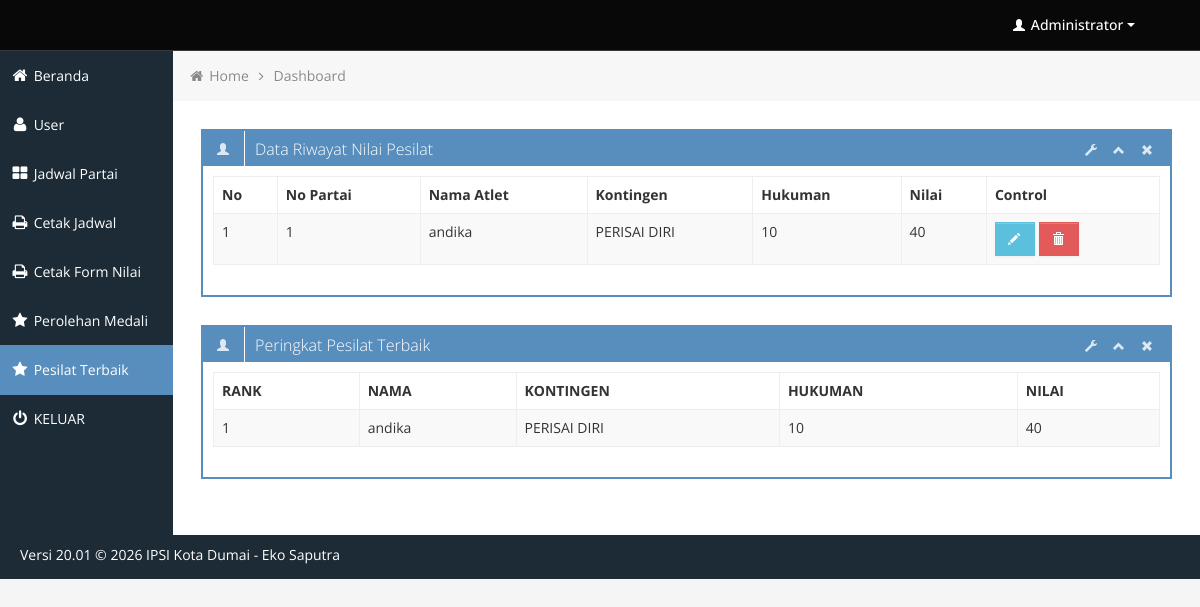
/admin/mvp.php (signed in), run on the app's committed database.
### tables this page shows
CREATE TABLE `nilai_atlet` (
  `id_nilaiatlet` int(11) NOT NULL,
  `no_partai` varchar(5) NOT NULL,
  `nama` varchar(75) NOT NULL,
  `kontingen` varchar(100) NOT NULL,
  `hukuman` varchar(5) NOT NULL DEFAULT '0',
  `nilai` varchar(5) NOT NULL DEFAULT '0'
);

### admin/mvp.php (the view, shortened to what this page needs)
<?php
	include 'includes/connection.php';
	$sqlriwayatnilai = "SELECT * FROM nilai_atlet ORDER BY no_partai ASC";
	$riwayatnilai = mysqli_query($koneksi, "$sqlriwayatnilai");
	$sqlatletmvp = "SELECT nama,kontingen, SUM(hukuman) as total_hukuman, SUM(nilai) as total_nilai from nilai_atlet GROUP BY kontingen,nama ORDER BY SUM(nilai) DESC";
	$datamvp = mysqli_query($koneksi, "$sqlatletmvp");
?>
<div class="row-fluid sortable">
	<div class="box span12">
		<div class="box-header" data-original-title>
			<h2><i class="halflings-icon white user"></i><span class="break"></span>Data Riwayat Nilai Pesilat</h2>
			<div class="box-icon">
				<a href="#" class="btn-setting"><i class="halflings-icon white wrench"></i></a>
				<a href="#" class="btn-minimize"><i class="halflings-icon white chevron-up"></i></a>
				<a href="#" class="btn-close"><i class="halflings-icon white remove"></i></a>
			</div>
		</div>
		<div class="box-content">
			<table class="table table-striped table-bordered bootstrap-datatable datatable">
				<thead>
					<tr>
						<th>No</th>
						<th>No Partai</th>
						<th>Nama Atlet</th>
						<th>Kontingen</th>
						<th>Hukuman</th>
						<th>Nilai</th>
						<th>Control</th>
					</tr>
				</thead>
				<tbody>
					<?php $no=0; while($datanilai = mysqli_fetch_array($riwayatnilai)) { $no++;?>
					<tr>
						<td><?php echo $no; ?></td>
						<td><?php echo $datanilai['no_partai']; ?></td>
						<td><?php echo $datanilai['nama']; ?></td>
						<td><?php echo $datanilai['kontingen']; ?></td>
						<td><?php echo $datanilai['hukuman']; ?></td>
						<td><?php echo $datanilai['nilai']; ?></td>
						<td>
							<a class="btn btn-info" href="edit_nilai_atlet.php?id_nilaiatlet=<?php echo $datanilai['id_nilaiatlet'];?>">
								<i class="halflings-icon white pencil"></i>
							</a>
							<a class="btn btn-danger" onclick="return confirmDel()" href="admin_del_nilaiatlet.php?id_nilaiatlet=<?php echo $datanilai['id_nilaiatlet'];?>">
								<i class="halflings-icon white trash"></i>
							</a>
						</td>
					</tr>
					<?php } ?>
				</tbody>
			</table>
		</div>
	</div>
</div>
<div class="row-fluid sortable">
	<div class="box span12">
		<div class="box-header" data-original-title>
			<h2><i class="halflings-icon white user"></i><span class="break"></span>Peringkat Pesilat Terbaik</h2>
			<div class="box-icon">
				<a href="#" class="btn-setting"><i class="halflings-icon white wrench"></i></a>
				<a href="#" class="btn-minimize"><i class="halflings-icon white chevron-up"></i></a>
				<a href="#" class="btn-close"><i class="halflings-icon white remove"></i></a>
			</div>
		</div>
		<div class="box-content">
			<table class="table table-striped table-bordered bootstrap-datatable datatable">
				<thead>
					<tr>
						<th>RANK</th>
						<th>NAMA</th>
						<th>KONTINGEN</th>
						<th>HUKUMAN</th>
						<th>NILAI</th>
					</tr>
				</thead>
				<tbody>
					<?php $no=0; while($atletmvp = mysqli_fetch_array($datamvp)) { $no++;?>
					<tr>
						<td><?php echo $no; ?></td>
						<td><?php echo $atletmvp['nama']; ?></td>
						<td><?php echo $atletmvp['kontingen']; ?></td>
						<td><?php echo $atletmvp['total_hukuman']; ?></td>
						<td><?php echo $atletmvp['total_nilai']; ?></td>
					</tr>
					<?php } ?>
				</tbody>
			</table>
		</div>
	</div>
</div>

### admin/css/style.css (style rules this page uses)
body { background: #F5F5F5; color: #333; border: none; font-family: 'Open Sans', sans-serif; font-weight: 400; }
a { color: #646464; }
h2 { font-size: 16px; line-height: 16px; }
.box { border: 2px solid #578EBE; background: #fff !important; margin-bottom: 28px; }
.box-header { height: 16px; font-size: 16px; line-height: 16px; padding: 10px; background: #578EBE; -webkit-box-shadow: none; -moz-box-shadow: none; box-shadow: none; overflow: hidden; }
.box-header h2 { float:left; margin-top: 0px; font-weight: 300; }
.box-header .box-icon, .box-header h2 { color:#fff; }
.box-header h2 i { margin: 0px 3px 0px 4px; opacity: .8; filter: alpha(opacity=80); -ms-filter:"progid:DXImageTransform.Microsoft.Alpha(Opacity=80)"; }
.box-header .box-icon { float:right; margin-top: 1px; }
.box-header .box-icon i { -webkit-transition: all 0.1s ease-in-out; -moz-transition: all 0.1s ease-in-out; -o-transition: all 0.1s ease-in-out; -ms-transition: all 0.1s ease-in-out; transition: all 0.1s ease-in-out; opacity: .8; filter: alpha(opacity=80); -ms-filter:"progid:DXImageTransform.Microsoft.Alpha(Opacity=80)"; }
.box-header .box-icon a { margin: 0px 5px; }
.box-content { position: relative; z-index: 50; margin-top: -1px; padding: 10px; background: #fff !important; }
.btn { display: inline-block; padding: 6px 12px; margin-bottom: 0; font-size: 14px; font-weight: 500; line-height: 20px; text-align: center; white-space: nowrap; vertical-align: middle; cursor: pointer; border: 1px solid #a7a9aa; -webkit-border-radius: 0px !important; border-radius: 0px !important; }
.btn i { margin-top: 2px; }
.btn { color: #ffffff; background-color: #a7a9aa; border-color: #a7a9aa; background-image: none; filter: none; text-shadow: none; }
.btn-danger { background-color: #E25A59; border-color: #E25A59; }
.btn-info { background-color: #5bc0de; border-color: #5bc0de; }
.table th, .table td { border-top: 1px solid #eee; }
.table-bordered { border-color: #eee; -webkit-border-radius: 0px !important; -moz-border-radius: 0px !important; border-radius: 0px !important; }
.table-bordered th, .table-bordered td { border-left: 1px solid #eee; }
.table-bordered thead:first-child tr:first-child > th:first-child, .table-bordered tbody:first-child tr:first-child > td:first-child, .table-bordered tbody:first-child tr:first-child > th:first-child { -webkit-border-radius: 0px !important; -moz-border-radius: 0px !important; border-radius: 0px !important; }
.table-bordered thead:first-child tr:first-child > th:last-child, .table-bordered tbody:first-child tr:first-child > td:last-child, .table-bordered tbody:first-child tr:first-child > th:last-child { -webkit-border-radius: 0px !important; -moz-border-radius: 0px !important; border-radius: 0px !important; }
.table-bordered thead:last-child tr:last-child > th:first-child, .table-bordered tbody:last-child tr:last-child > td:first-child, .table-bordered tbody:last-child tr:last-child > th:first-child, .table-bordered tfoot:last-child tr:last-child > td:first-child, .table-bordered tfoot:last-child tr:last-child > th:first-child { -webkit-border-radius: 0px !important; -moz-border-radius: 0px !important; border-radius: 0px !important; }
.table-bordered thead:last-child tr:last-child > th:last-child, .table-bordered tbody:last-child tr:last-child > td:last-child, .table-bordered tbody:last-child tr:last-child > th:last-child, .table-bordered tfoot:last-child tr:last-child > td:last-child, .table-bordered tfoot:last-child tr:last-child > th:last-child { -webkit-border-radius: 0px !important; -moz-border-radius: 0px !important; border-radius: 0px !important; }

### admin/css/halflings.css (style rules this page uses)
html, html .halflings { -webkit-font-smoothing: antialiased !important; }
.halflings-icon { display: inline-block; width: 14px; height: 14px; line-height: 14px; vertical-align: text-top; background-image: url(../img/glyphicons_halflings.svg); background-position: 0 0; background-repeat: no-repeat; vertical-align: top; *display: inline; *zoom: 1; *margin-right: .3em; }
.halflings-icon.white { background-image: url(../img/glyphicons_halflings-white.svg); }
.halflings-icon.user { background-position: -168px 0; }
.halflings-icon.remove { background-position: -312px 0; }
.halflings-icon.trash { background-position: -456px 0; }
.halflings-icon.pencil { background-position: 0 -72px; }
.halflings-icon.chevron-up { background-position: -288px -120px; }
.halflings-icon.wrench { background-position: -360px -144px; }

### data on the page
nilai_atlet: no_partai "1", nama "andika", kontingen "PERISAI DIRI", hukuman "10", nilai "40"

### other printed values
$atletmvp['nama'] "andika"
$atletmvp['kontingen'] "PERISAI DIRI"
$atletmvp['total_hukuman'] "10"
$atletmvp['total_nilai'] "40"
